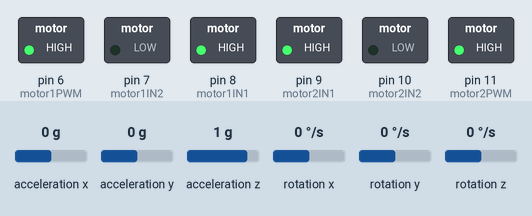
Simulated run of this sketch. Board: Arduino Uno, built with avr-gcc and run on an emulated ATmega328P. Shown: switched loads named in the sketch (green lamp = pin HIGH). The test bench sets the inputs (shaded band); at power-on: acceleration x 0 g, acceleration y 0 g, acceleration z 1 g, rotation x 0 °/s, rotation y 0 °/s, rotation z 0 °/s. What the sketch prints to the serial monitor is not drawn.

Above: at 0.1 s.
Timing chart, 0 to 1.6 s (numbered marks = the images above):
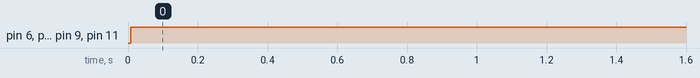

The sketch:

V6_2.ino
```cpp
#include <Wire.h>
#include <MPU9250.h>
#include <IRremote.h>
#include <SimpleKalmanFilter.h>
#include <PID_v1.h>

MPU9250 mpu;

//SimpleKalmanFilter simpleKalmanFilter(2, 2, 0.01);
const long SERIAL_REFRESH_TIME = 10;
long refresh_time;

const int motor1PWM = 6;
const int motor1IN1 = 8;
const int motor1IN2 = 7;
const int motor2PWM = 11;
const int motor2IN1 = 9;
const int motor2IN2 = 10;


double MOTORSLACK_A = 50;    // 18                // Compensate for motor slack range (low PWM values which result in no motor engagement)
double MOTORSLACK_B = 50;    //3                 // Compensate for motor slack range (low PWM values which result in no motor engagement) l298
double A_speed, B_speed;

// Low-pass filter parameters
float lowPassAlpha = 0.1;  // Low-pass smoothing factor
float lowPassFilteredValue = 0.0;  // Low-pass filtered output

// High-pass filter parameters
float highPassAlpha = 0.1;  // High-pass smoothing factor
float highPassFilteredValue = 0.0;  // High-pass filtered output

float angle = 0.0;
double Kp = 50.0;
double Ki = 0.1;
double Kd = 0.6 ;
double setpoint = 88.0;
double error, lastError = 0.0;
double integral = 0.0;
double input, output;

PID myPID(&input, &output, &setpoint, Kp, Ki, Kd, DIRECT);

void setup() {
  Serial.begin(115200);
  Wire.begin();
  if (!mpu.setup(0x68)) {  // change to your own address
      while (1) {
        Serial.println("MPU connection failed. Please check your connection with `connection_check` example.");

      }
  }
  pinMode(motor1PWM, OUTPUT);
  pinMode(motor1IN1, OUTPUT);
  pinMode(motor1IN2, OUTPUT);
  pinMode(motor2PWM, OUTPUT);
  pinMode(motor2IN1, OUTPUT);
  pinMode(motor2IN2, OUTPUT);

  // Set the PID sample time (in milliseconds)
  //myPID.SetSampleTime(100);
  myPID.SetOutputLimits(-200, 200);  // Assuming output is in the range [0, 255]
  myPID.SetMode(AUTOMATIC);  // Enable PID control

}

void loop() {
  if (mpu.update()) {
      static uint32_t prev_ms = millis();
      if (millis() > prev_ms + 25) {
        prev_ms = millis();
      }
  }
    // read a reference value from A0 and map it from 0 to 100

//MEASURE TIME IN LOOP
  /*startTime = millis();

  // Your code here (the portion you want to measure)

  // Record the end time
  endTime = millis();

  // Calculate and print the runtime
  unsigned long runtime = endTime - startTime;
  Serial.print("Runtime: ");
  Serial.print(runtime);
  Serial.println(" milliseconds");*/


  input = mpu.getRoll();

  // Low-pass filter
  lowPassFilteredValue = lowPassAlpha * input + (1 - lowPassAlpha) * lowPassFilteredValue;

  // High-pass filter
  highPassFilteredValue = highPassAlpha * (input - lowPassFilteredValue) + (1 - highPassAlpha) * highPassFilteredValue;

  // Band-pass filtered value
  float input = lowPassFilteredValue + highPassFilteredValue;


//  PID Control Portion
  myPID.Compute();
  error = setpoint - input ;
  integral += error;

  double motorSpeed = Kp * error + Ki * integral + Kd * (error - lastError);


  /* double* result =compensate_slack(motorSpeed) ;
       Serial.println(result[1]);*/

    A_speed = compensate_slack(motorSpeed, MOTORSLACK_A);
    B_speed = compensate_slack(motorSpeed, MOTORSLACK_B);

//////////////*****************************Debug section******************************////////////

/*
Serial.print("P:  " );
Serial.print( Kp * error);
Serial.print(",  " );
Serial.print( Ki * integral);
Serial.print(",  " );
Serial.print(Kd * (error - lastError));
Serial.print(",  -" );
Serial.print(motorSpeed);
Serial.print("--   ");
//Serial.println(input);
Serial.println(error);
/*
Serial.print(A_speed);
Serial.print("--   ");
Serial.println(B_speed);
*/


Serial.println(output);
//////////////*****************************Send PWM to Motors******************************////////////
 if (output >= 0) {
    // Motor 1 forward

    analogWrite(motor1PWM, A_speed);
    digitalWrite(motor1IN1, HIGH);
    digitalWrite(motor1IN2, LOW);


    // Motor 2 forward
    analogWrite(motor2PWM, B_speed);
    digitalWrite(motor2IN1, HIGH);
    digitalWrite(motor2IN2, LOW);

/*Serial.print("plus  :");
    Serial.print(motorSpeed);
Serial.print("   ");
Serial.println(Roll);*/


  } else {
    // Motor 1 backward


    analogWrite(motor1PWM, -A_speed);
    digitalWrite(motor1IN1, LOW);
    digitalWrite(motor1IN2, HIGH);

    // Motor 2 backward
    analogWrite(motor2PWM, -B_speed);
    digitalWrite(motor2IN1, LOW);
    digitalWrite(motor2IN2, HIGH);

/*
Serial.print("minus  :");
    Serial.print(motorSpeed);
Serial.print("   ");
Serial.println(Roll);*/
  }

  ///**********************************************************************************************************************
 lastError = error;

}


double compensate_slack(double Output, double MOTORSLACK)
  {
   // Compensate for DC motor non-linear "dead" zone around 0 where small values don't result in movement
   //yOutput is for left,right control
double speed;
   if (Output >= 0) {
    speed = Output + MOTORSLACK ;
    speed = max(0, speed);
  }
   else
   { speed = Output - MOTORSLACK ;
   speed = min(0,speed);
   }

   speed = constrain(speed, -255, 255);


  return speed;
}
```

Measured:
- by itself, pin 6 (motor1PWM), pin 8 (motor1IN1), pin 9 (motor2IN1), pin 11 (motor2PWM): LOW → HIGH at 0.01 s
